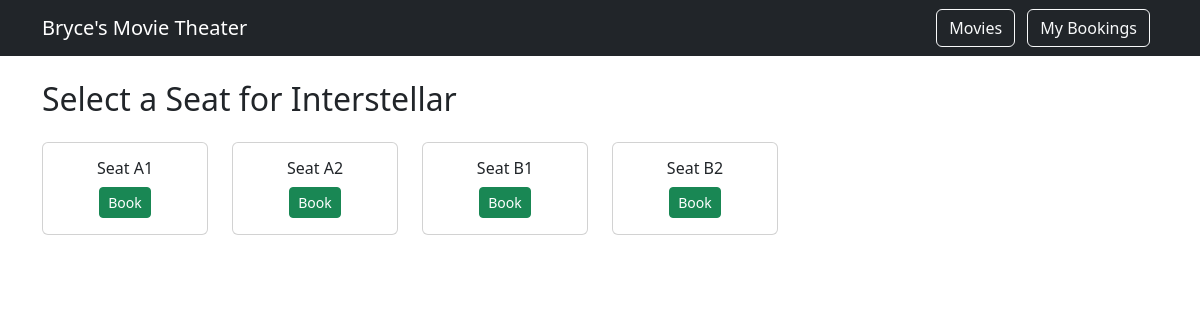
/movies/1/seats/ (signed in), run on the app's committed database.
### bookings/models.py (models this page shows, shortened)
class Movie(models.Model):
    title = models.CharField()
    description = models.TextField()
    releaseDate = models.DateField()
    duration = models.PositiveIntegerField()

class Seat(models.Model):
    seatNumber = models.CharField()
    isBooked = models.BooleanField(default=False)

### bookings/views.py (the view)
# urls.py: path('movies/<int:movie_id>/seats/', views.seatBooking, name='seatBooking'),
@login_required
def seatBooking(request, movie_id):
    movie = Movie.objects.get(id=movie_id)
    seats = Seat.objects.all()
    return render(request, 'bookings/seatBooking.html', {
        'movie': movie,
        'seats': seats
    })

### bookings/templates/bookings/seatBooking.html (shortened to what this page needs)
{% extends 'bookings/base.html' %}
{% block content %}
<h2 class="mb-4">Select a Seat for {{ movie.title }}</h2>
<div class="row">
    {% for seat in seats %}
    <div class="col-md-2 mb-3">
        <div class="card text-center">
            <div class="card-body">
                <h6>Seat {{ seat.seatNumber }}</h6>
                {% if seat.is_booked %}
                    <span class="badge bg-danger">Booked</span>
                {% else %}
                    <form method="post" action="{% url 'bookSeat' movie.id seat.id %}">
                        <button type="submit" class="btn btn-success btn-sm">
                            Book
                        </button>
                    </form>
                {% endif %}
            </div>
        </div>
    </div>
    {% endfor %}
</div>
{% endblock %}

### data on the page
Movie: title "Interstellar"
Seat: seatNumber "A1"
Seat: seatNumber "A2"
Seat: seatNumber "B1"
Seat: seatNumber "B2"
